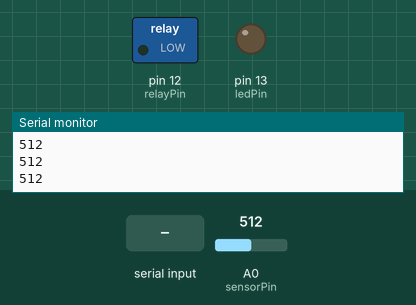
A sketch run on a simulated Arduino Uno, built with avr-gcc and run on an emulated ATmega328P. Shown: switched loads named in the sketch (green lamp = pin HIGH), output pins drawn as LEDs (lit = HIGH), the last lines printed to the serial monitor. The test bench sets the inputs (shaded band); at power-on: A0 (sensorPin) = 512.

Above: at 1.2 s.
1.3 s: "1" received over Serial
At 2.7 s:
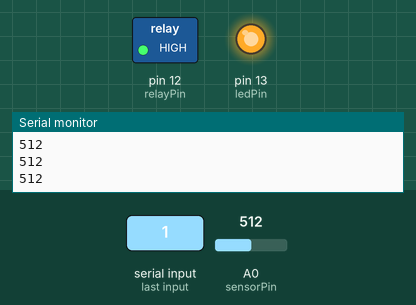
3.0 s: "0" received over Serial
At 4.1 s:
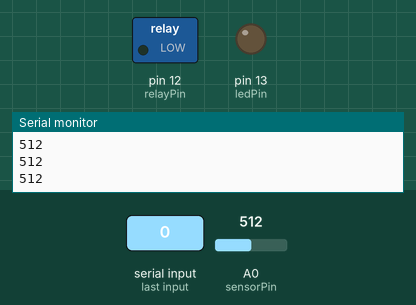
Timing chart, 0 to 6.0 s (numbered marks = the images above; inputs shaded):
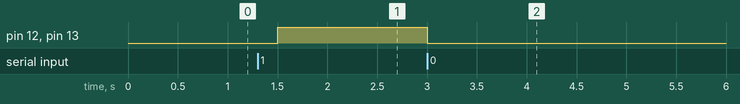

The sketch:

sprime.pde
```cpp
#include <SoftwareSerial.h>

/*
 * LED and Relay control over the BlueSMiRF module
 *
 * ~Chris McClanahan
 */

char sval;            // variable to receive data from the serial port
int ledPin = 13;      // LED connected to pin 13 (on-board LED)
int sensorPin = 0;    // select the input pin for the potentiometer
int sensorValue = 0;  // variable to store the value coming from the sensor
int relayPin = 12;    // relay connected to pin 12

void setup() {
	pinMode(ledPin, OUTPUT);      // pin 13 (on-board LED) as OUTPUT
	pinMode(relayPin, OUTPUT);    // pin 12 as OUTPUT
	Serial.begin(115200);         // start serial communication at 115200bps
}

void loop() {

	if ( Serial.available() ) {  // if data is available to read
		sval = Serial.read();      // read it and store it in 'sval'

		if ( sval == '0' ) {             // if '0' was received led 13 is switched off
			digitalWrite(ledPin, LOW);     // turn Off pin 13
			digitalWrite(relayPin, LOW);   // turn Off pin 12
		}

		if ( sval == '1' ) {             // if '1' was received led 13 on
			digitalWrite(ledPin, HIGH);    // turn ON pin 13
			digitalWrite(relayPin, HIGH);  // turn ON pin 12
		}
	}

	{
		sval = 2;
		sensorValue = analogRead(sensorPin);  // read the value from the sensor:
		Serial.println(sensorValue);
		delay(500);                          // waits for 1/2 a second
	}

}
```

Measured:
- after the input at 1.3 s, pin 12 (relayPin), pin 13 (ledPin): LOW → HIGH after 0.20 s
- after the input at 3.0 s, pin 12 (relayPin), pin 13 (ledPin): HIGH → LOW at once
